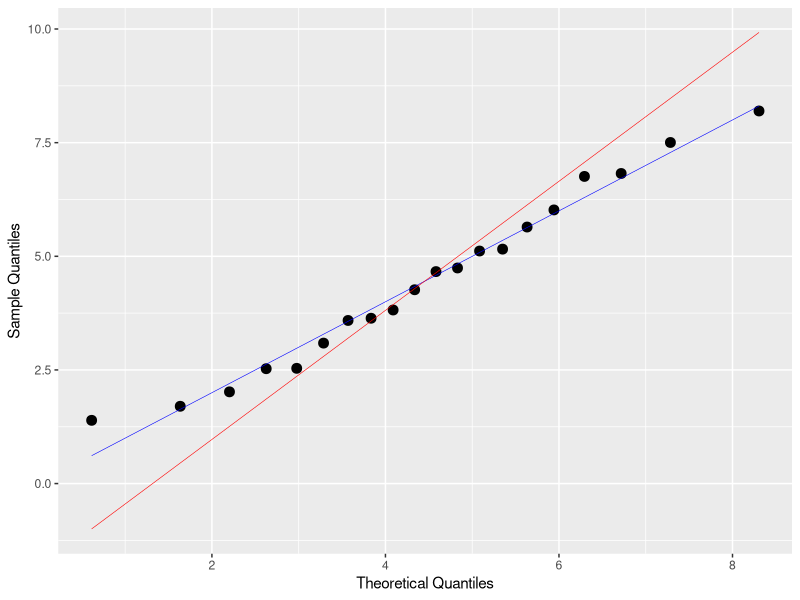
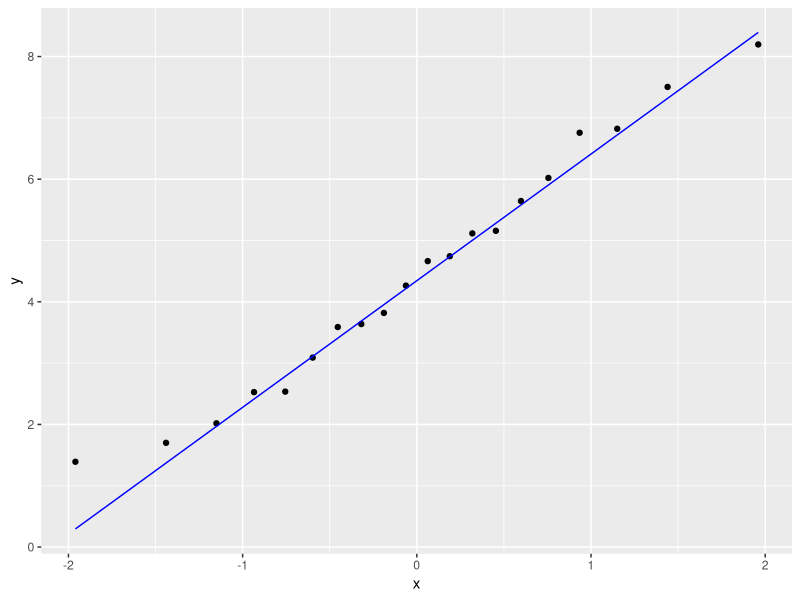
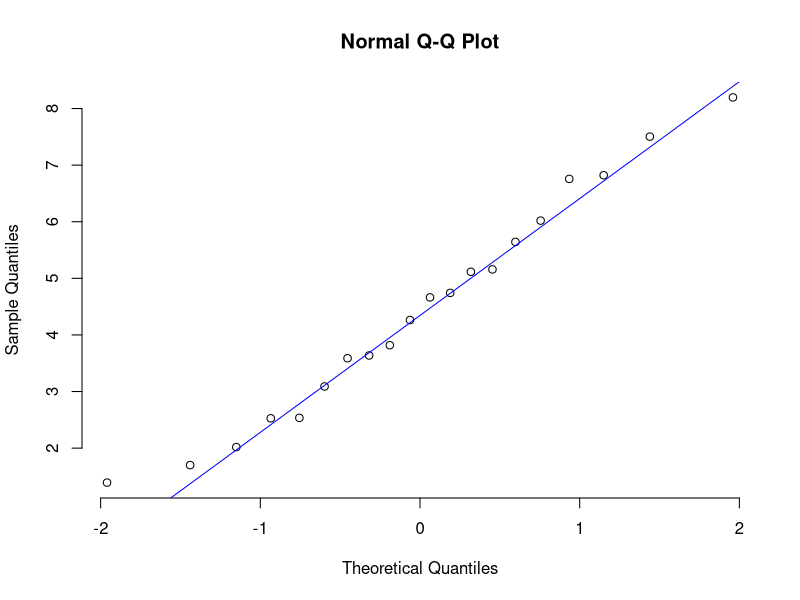
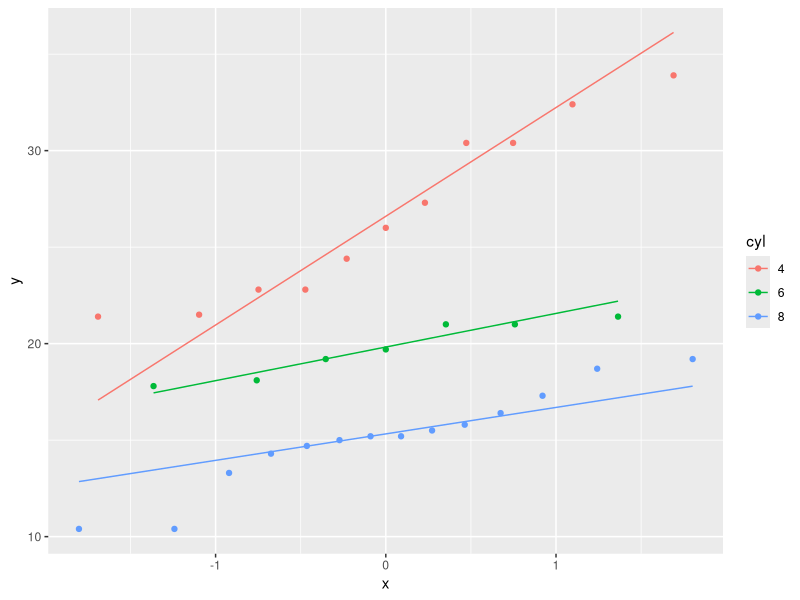
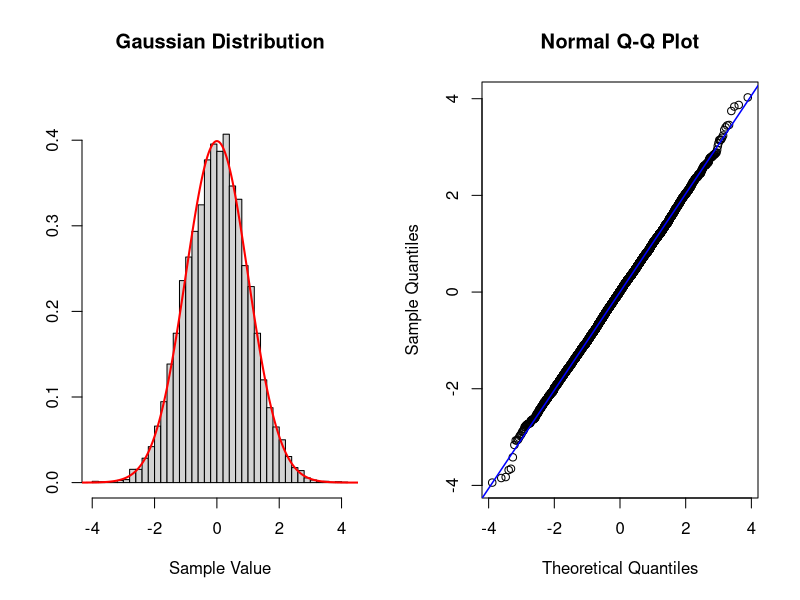
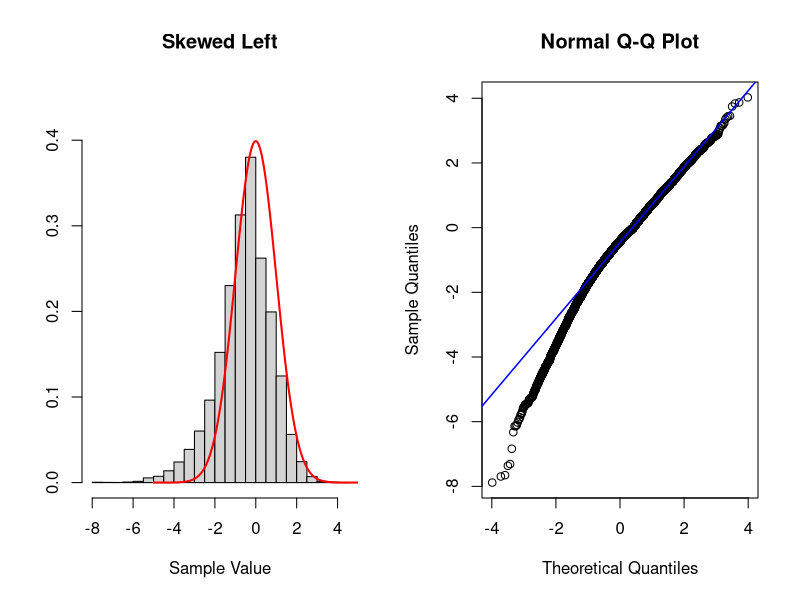
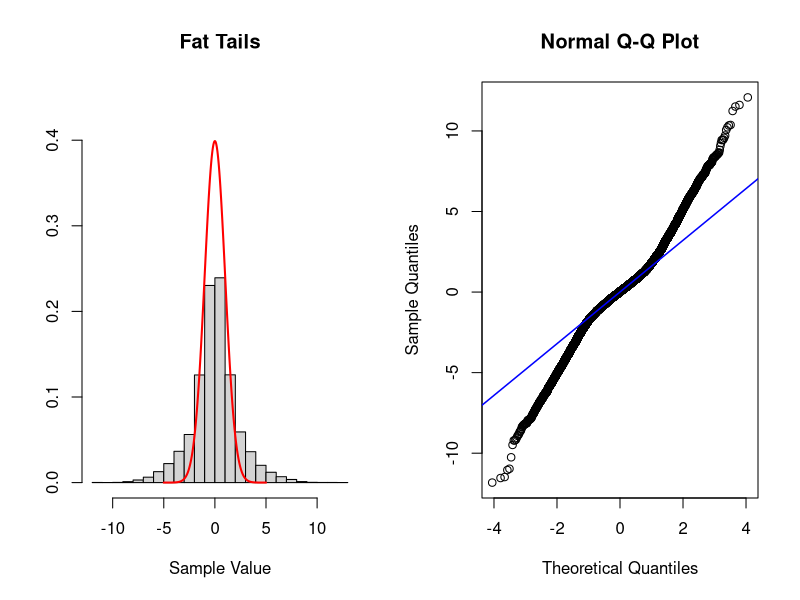
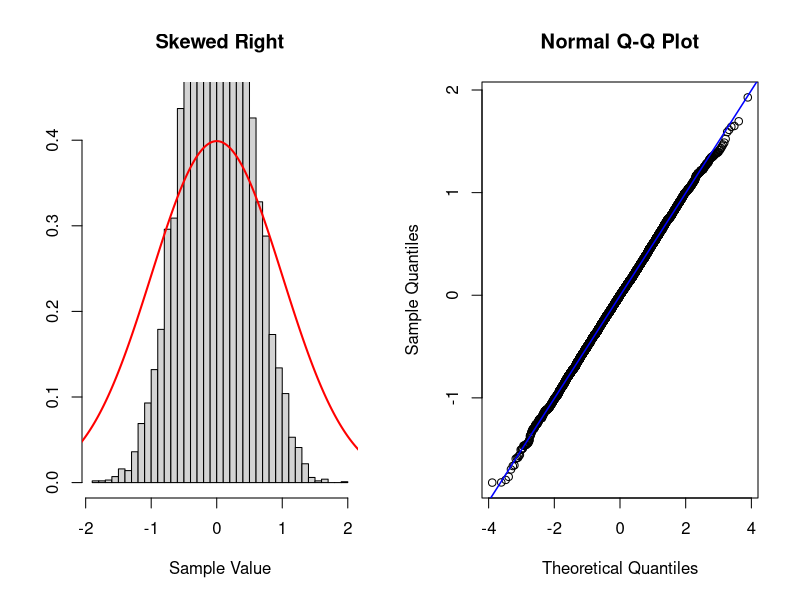

Source code (R) for these figures, in order:
## ---- chunk 1
knitr::opts_chunk$set(echo = TRUE)
## ---- chunk 2

# Random seed, there is no significance to the number used
set.seed(1214)
# create random number sampled from a normal distribution
x <- rnorm(20, mean = 5, sd = 2)

x_sort <- sort(x)

rank(x_sort) / length(x_sort)

# Emperical quantiles
eq <- (rank(x_sort) - 0.5) / length(x_sort)

# Emperical quantiles using ppoints
eq_p <- ppoints(length(x_sort))

# Check if the two ways produce an identical vector
#print(identical(eq, eq_p))

# Print the values
print(eq)

# Theoretical quantiles
tq <- qnorm(eq, mean(x_sort), sd(x_sort))

# Quantiles for Standard noraml
tq_sn <- qnorm(eq, 0, 1)

# Plot the two values
# You will see that it is simple transformation. All values are on straight line
#plot(tq, tq_sn)


## ---- chunk 3

library(ggplot2)

#create data frame
QQ <- data.frame(x_sort, eq, tq_sn)

# Add the naïve line
QQ$naive <- mean(x_sort) + sd(x_sort) * tq_sn

# Add the robust line into the data.frame
QQ$qq_line <- median(x_sort) + IQR(x_sort) * tq_sn

ggplot(data=QQ, aes(x=tq)) + geom_point(aes(y=x_sort), size=3) + geom_line(aes(y=naive), col="blue", linewidth=0.2) + geom_line(aes(y=qq_line), col="red", linewidth=0.2) + xlab("Theoretical Quantiles") + ylab("Sample Quantiles") 
## ---- chunk 4

ggplot(data=QQ, aes(sample=x_sort)) +stat_qq() + stat_qq_line(col="blue")

#You can also use base R to create these plots using the functions `qqnorm` and `qqline`. Check the help functions for these before making use of them.

# Create a plot of sample quantiles and theoretical quantiles with a reference line
qqnorm(x_sort, frame=FALSE)
qqline(x_sort, col="blue")


## ---- chunk 5

# convert the cyl varibale in the data into factors
mtcars$cyl <- as.factor(mtcars$cyl)

# Look at the top 6 rows of the data.frame
head(mtcars)

ggplot(data=mtcars, aes(sample=mpg, color=cyl)) + stat_qq() + stat_qq_line() 

# function to plot histogram and distribution for comparison
hist_comp  <- function(x, n_breaks = 30, title, xs, norm_dens) {
  hist(x, breaks = n_breaks, xlab = "Sample Value", ylab = "",
       freq = FALSE, main = title, ylim = c(0, 0.45))
  lines(xs, norm_dens, type = "l", col = "red", lwd = 2)
}

# function to create QQ scatter plot and reference line
qq_comp <- function(gaussian_rv) {
  qqnorm(gaussian_rv)
  qqline(gaussian_rv, col = "blue", lwd = 1.5)
}

# Create two plots next to each other one row and two columns
par(mfrow = c(1, 2))

# Sample data
n <- 10000
set.seed(1234324) # choosing reproducible seed for random number
data_sample <- rnorm(n)

# normal density
# xs are x-values for the distribution
xs <- seq(-5, 5, 0.01)
norm_dens <- dnorm(xs)

hist_comp(data_sample, title = "Gaussian Distribution",
         xs = xs, norm_dens = norm_dens)

qq_comp(data_sample)

# Skewed left more samples to the left of standard normal
# To create this data we will add more samples to the left of the mean
# artificially using the same data as above
set.seed(1234234) #set a random seed
# we create a vector which contains the new data
new_skew_left <- data_sample[data_sample < 0] * 2
nor_skew_left <- c(new_skew_left, data_sample)

# Create new plots
par(mfrow = c(1, 2))
hist_comp(nor_skew_left, title = "Skewed Left", xs = xs,
          norm_dens = norm_dens)
qq_comp(nor_skew_left)

# To create fat tailed data
nor_fat <- c(data_sample * 3, data_sample)

# Create plot
par(mfrow = c(1, 2))
hist_comp(nor_fat, title = "Fat Tails", xs = xs, norm_dens = norm_dens)
qq_comp(nor_fat)

# Create thin tailed data
set.seed(1112) # set a random seed
# we simulate new data with n as before but different variance
norm_thin <- rnorm(n, sd = 0.5)

# Create plots
par(mfrow = c(1, 2))
hist_comp(norm_thin, title = "Skewed Right", xs = xs,
          norm_dens = norm_dens)
qq_comp(norm_thin)

## ---- chunk 6
#Q Now try to create data skewed to the right and interpret the plots you create.

skew_right <- data_sample[data_sample > 0] * 2
new_skew_right <- c(skew_right, data_sample)

#new plots
par(mfrow = c(1,2))
hist_comp(new_skew_right, title="Skewed Right", xs=xs, norm_dens = norm_dens)
qq_comp(new_skew_right)

